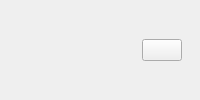
<?xml version="1.0" encoding="UTF-8"?>
<ui version="4.0">
 <class>conn_loss_widget</class>
 <widget class="QWidget" name="conn_loss_widget">
  <layout class="QHBoxLayout" name="horizontalLayout">
   <item>
    <spacer name="horizontalSpacer">
     <property name="orientation">
      <enum>Qt::Orientation::Horizontal</enum>
     </property>
    </spacer>
   </item>
   <item>
    <widget class="QLabel" name="label">
     <property name="sizePolicy">
      <sizepolicy hsizetype="Expanding" vsizetype="Preferred">
       <horstretch>0</horstretch>
       <verstretch>0</verstretch>
      </sizepolicy>
     </property>
     <property name="maximumSize">
      <size>
       <width>300</width>
       <height>16777215</height>
      </size>
     </property>
    </widget>
   </item>
   <item>
    <widget class="QPushButton" name="action"/>
   </item>
   <item>
    <spacer name="horizontalSpacer_2">
     <property name="orientation">
      <enum>Qt::Orientation::Horizontal</enum>
     </property>
    </spacer>
   </item>
  </layout>
 </widget>
 <resources/>
 <connections/>
</ui>
